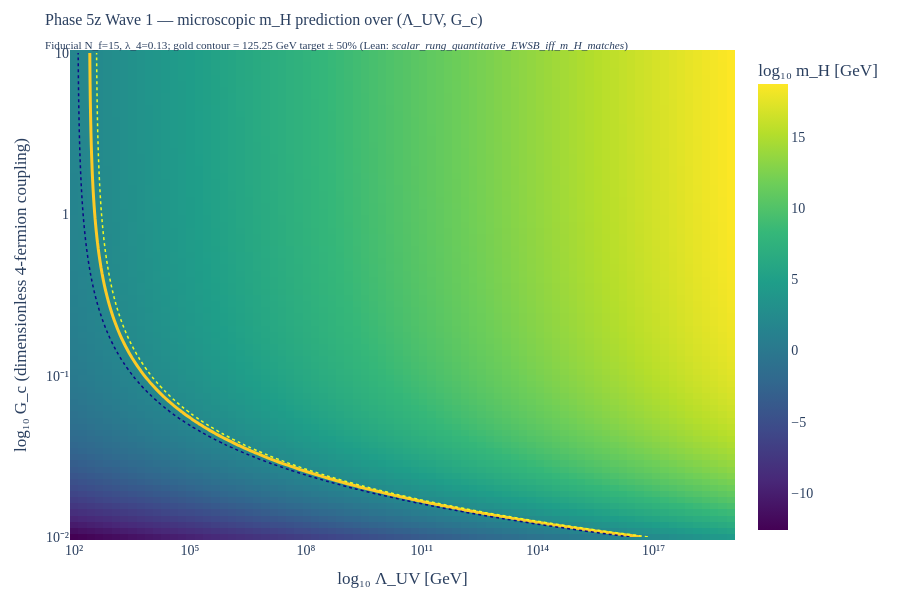

The cell this chart's notebook holds for it:
### Markdown cell above
## 5. The Money Plot — Where Does the Prediction Match Observation?

### Code cell
# viz-ref: fig_higgs_mass_parameter_scan
fig = fig_higgs_mass_parameter_scan()
fig.show()
